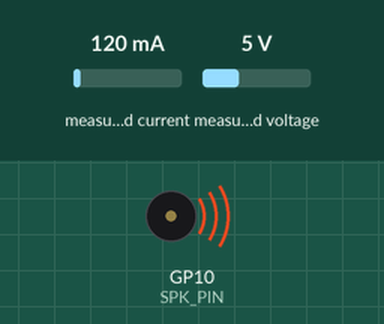
Recording of a program running on a simulated Raspberry Pi Pico. Parts: buzzer (waves = sounding). Wiring (inferred from the names in the program): INA219 current sensor at I2C address 0x40. The test bench sets the inputs (shaded band); at power-on: measured current 120 mA, measured voltage 5 V. What the program prints to the serial monitor is not drawn.

Above: at 1.2 s.
At 2.8 s:
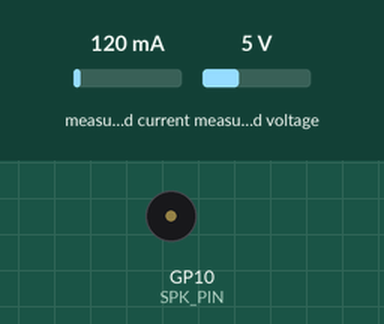
2.9 s: measured current set to 40 mA
5.8 s: measured voltage set to 0.3 V
Timing chart, 0 to 8.8 s (numbered marks = the images above; inputs shaded):
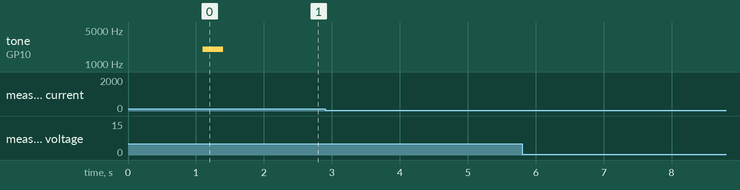

The program:

main.cpp
```cpp
#include <Arduino.h>
#include <Wire.h>
#include <cstdint>
#include <ios>
#include <variant>

#define SPK_PIN D10
#define INA226_ADDR 0x40

#define INA226REG_SHUNT_V 0x01
#define INA226REG_BUS_V 0x02
#define SHUNT_R 25 // 0.025Orm

bool INA226_isExist() {
	Wire.beginTransmission(INA226_ADDR);
	return (Wire.endTransmission() == 0);
}

void INA226_write(uint8_t reg, uint16_t val) {
	Wire.beginTransmission(INA226_ADDR);
	Wire.write(reg);
	Wire.write(val >> 8);
	Wire.write(val & 0x00ff);
	Wire.endTransmission();
}

uint16_t INA226_read(uint8_t reg) {
	uint16_t ret = 0;
	// リクエストするレジスタをコール
	Wire.beginTransmission(INA226_ADDR);
	Wire.write(reg);
	Wire.endTransmission();
	// 2バイトリクエスト
	Wire.requestFrom((uint8_t)INA226_ADDR, (uint8_t)2);
	// 2バイト取り込み
	while (Wire.available()) {
		//	初回は0なので下位ビットに埋まる
		//	2回目は下位ビットを上位にずらして、新しく来たものを下位ビットに埋める
		ret = (ret << 8) | Wire.read();
	}
	return ret;
}

bool isExistINA226 = false;

void setup() {
  pinMode(SPK_PIN, OUTPUT);
  Serial.begin(115200);
  delay(1000); // for RP2040 serial
  Wire.setSCL(SCL);
  Wire.setSDA(SDA);
  Wire.setClock(400*1000);
  Wire.begin();
  delay(100);
  if (INA226_isExist()) {
    Serial.println("INA226 Ammeter");
    isExistINA226 = true;
    tone(SPK_PIN, 2000, 300);
  } else {
    Serial.println("INA226 not found");
    while(1) {
      tone(SPK_PIN, 1000, 300);
      delay(1000);
    }
  }
  INA226_write(0x00, 0b0100010000000111);
  delay(500);
}

#define DELAY 3 // 測定間隔
#define TH 0.2 // 測定限界

void printBar(int val) {
  constexpr uint8_t displayMultiprex=5;
  static uint8_t lastLen=0;
  val = val / displayMultiprex; // 点字ディスプレイ１セルで２目盛りにしたいので*2
  String bar;
  for(int i = 0; i < val/2; i++) {
    bar.concat("=");
  }
  if (val%2) {
    bar.concat("l");
  }
  uint8_t curLen = bar.length();
  for (int i=0; i < lastLen - curLen; i++) {
    bar.concat(" ");
  }
  lastLen = curLen;
  Serial.printf("%s\r", bar.c_str());
}

void loop() {
  unsigned long t = millis();

  float amp = (int16_t)INA226_read(INA226REG_SHUNT_V) * 2.5f / SHUNT_R;
  float volt = INA226_read(INA226REG_BUS_V) * 1.25f / 1000.f;
  static float pamp = 0.0f;
  static float pvolt = 0.0f;
  static uint ampHoldTime = 0;
  static uint voltHoldTime = 0;
  if (amp > TH && amp > pamp) {
    pamp = amp;
    ampHoldTime = millis();
  }
  if(ampHoldTime && millis() > ampHoldTime+1000) {
    pamp = 0;
    ampHoldTime = 0;
  }
  if (volt > pvolt) {
    pvolt = volt;
    voltHoldTime = millis();
  }
  if(voltHoldTime && millis() > voltHoldTime+1000) {
    pvolt = 0;
    voltHoldTime = 0;
  }

//		float amp = (float)random(1000) / 10.f;
//		float volt = (float)random(10) / 2.f;
  uint16_t pFreq = 0;
  uint16_t freq = 500+(amp*100.0);
  Serial.printf("%.2fmA %.2fV\r", pamp, pvolt);
  // printBar(int(pamp));
  if (amp > TH && pFreq != freq) {
    // tone(SPK_PIN, freq);
    pFreq = freq;
  } else {
    noTone(SPK_PIN);
  }
  unsigned long elapse = millis() - t;
  if (elapse < DELAY) {
    // Serial.printf("%05d\r", elapse);
    delay(DELAY - elapse);
  }
}
```

Measured:
- after the input at 2.9 s, every drawn part: stays the same
- after the input at 5.8 s, every drawn part: stays the same
